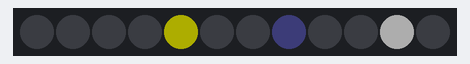
The program below on a simulated ESP8266 (Wemos D1 mini). On the bench: 12 RGB LEDs in strip order, left to right. Dim RGB values are drawn brighter than linear; WiFi joins after 1.5 s; servers stay silent unless stated; the local clock reads 2024-03-15 10:24:30 at power-on unless the program sets it; what the program prints to the serial monitor is not drawn.

Above: at 7.7 s.
At 10.7 s:
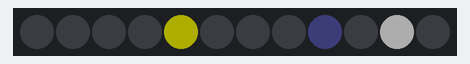
At 15.7 s:
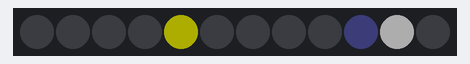
At 20.7 s:
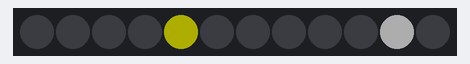
At 25.7 s:
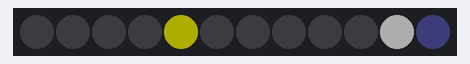
At 35.7 s:
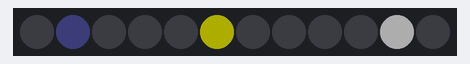

The program:

main.cpp
```cpp
/*
 * LED-Uhr
 *
 * Hardware: Wemos D1 Mini, WS2812 12-LED circle
 * Software: https://github.com/adafruit/Adafruit_NeoPixel
 *
 */

#include <Arduino.h>  // remove this line, if you use the program with Arduino IDE
#include <Adafruit_Neopixel.h>
#include <ESP8266WiFi.h>
#include <ESP8266HTTPClient.h>
#include <ESP8266mDNS.h>
#include <ArduinoOTA.h>
#include "main.h"

#define LED_COUNT 12
#define LED_PIN D4

const char* ssid = STASSID;
const char* password = STAPSK;

Adafruit_NeoPixel leds = Adafruit_NeoPixel(LED_COUNT, LED_PIN, NEO_GRB + NEO_KHZ800);
uint32_t hour = 0;
uint32_t minute = 0;
uint32_t second = 0;
uint32_t updateTime = 0;
uint32_t colorHour = leds.Color(255,255,255);     //white LED for the hour
uint32_t colorMinute = leds.Color(255,255,0);     //yellow LED for the minute
uint32_t colorHourMinute = leds.Color(255,160,0); //orange LED if minute hits hour
uint32_t colorSecond = leds.Color(10,10,15);      //lightblue LED for second

void setup() {
  Serial.begin(115200);
  delay(100);
  Serial.println();

  leds.begin();
  leds.clear();
  leds.show();
  leds.setBrightness(50);

  // connect WiFi
  initWiFi();
  Serial.println("WiFi connected!");
  IPAddress ip = WiFi.localIP();
  char buf[20];
  sprintf(buf, "%u.%u.%u.%u", ip[0], ip[1], ip[2], ip[3]);
  Serial.println(buf);

  // Init time from NTP-Server
  configTime(1 * 3600, 0, "fritz.box", "pool.ntp.org", "time.nist.gov");
  Serial.println("Waiting for NTP time sync...");
  delay(1000);
  Serial.print("Time initialized: ");
  time_t now = time(nullptr);
  Serial.print(ctime(&now));

  // Init mDNS & set device name
  if (MDNS.begin("esp-leduhr")) {
    Serial.println("MDNS responder started");
  }

  // Init OTA
  initOTA();
  Serial.println("ArduinoOTA started");
}

void loop() {
  ArduinoOTA.handle();
  MDNS.update();

  if (millis() - updateTime > 1000) {
    leds.clear();
    time_t now = time(nullptr);
    tm *jetzt = localtime(&now);
    second = jetzt->tm_sec / 5;
    minute = jetzt->tm_min / 5;
    hour = jetzt->tm_hour % 12;
    if (hour != minute) {
      leds.setPixelColor(hour, colorHour);
      leds.setPixelColor(minute, colorMinute);
    }
    else
    {
      leds.setPixelColor(minute, colorHourMinute);
    }

    if (second != hour && second != minute)
      leds.setPixelColor(second, colorSecond);

    leds.show();

    updateTime = millis();
  }
}

void initWiFi() {
  Serial.print("Attempting to connect to SSID: ");
  Serial.println(ssid);
  WiFi.mode(WIFI_STA);
  int tryout = 0;
  while (WiFi.status() != WL_CONNECTED && tryout++ < 3) {
    Serial.print(".");
    Serial.println(WiFi.begin(ssid, password));
    int wait = 0;
    while (WiFi.status() != WL_CONNECTED && wait++ < 12) {
      delay(500);
      Serial.print(".");
    }

    delay(5000);
  }
  if (WiFi.status() != WL_CONNECTED)  // reboot if WiFi cannot be connected
    ESP.restart();

  Serial.print("Connected to ");
  Serial.println(WiFi.SSID());
  Serial.println(WiFi.localIP());
}

// Init OTA (over-the-air-update)
void initOTA() {
  ArduinoOTA.setHostname("esp-leduhr-OTA");
  ArduinoOTA.setPassword(OTAPWD);
  ArduinoOTA
    .onStart([]() {
      String type;
      if (ArduinoOTA.getCommand() == U_FLASH)
        type = "sketch";
      else // U_SPIFFS
        type = "filesystem";

      // NOTE: if updating SPIFFS this would be the place to unmount SPIFFS using SPIFFS.end()
      Serial.println("Start updating " + type);
    });
    ArduinoOTA.onEnd([]() {
      Serial.println("\nEnd");
    });
    ArduinoOTA.onProgress([](unsigned int progress, unsigned int total) {
      Serial.printf("Progress: %u%%\r", (progress / (total / 100)));
    });
    ArduinoOTA.onError([](ota_error_t error) {
      Serial.printf("Error[%u]: ", error);
      if (error == OTA_AUTH_ERROR) Serial.println("Auth Failed");
      else if (error == OTA_BEGIN_ERROR) Serial.println("Begin Failed");
      else if (error == OTA_CONNECT_ERROR) Serial.println("Connect Failed");
      else if (error == OTA_RECEIVE_ERROR) Serial.println("Receive Failed");
      else if (error == OTA_END_ERROR) Serial.println("End Failed");
    });
  ArduinoOTA.begin();
}
```

main.h
```cpp
/*
 * main.h
 * C++ header file for main program
 *
 * You don't need this file if you use the program in Arduino IDE
 */

void initWiFi();
void initOTA();
```

Measured:
- what the display in image 0 shows lasts 3.0 s, from 7.6 s to 10.6 s
- what the display in image 1 shows lasts 5.0 s, from 10.6 s to 15.6 s
